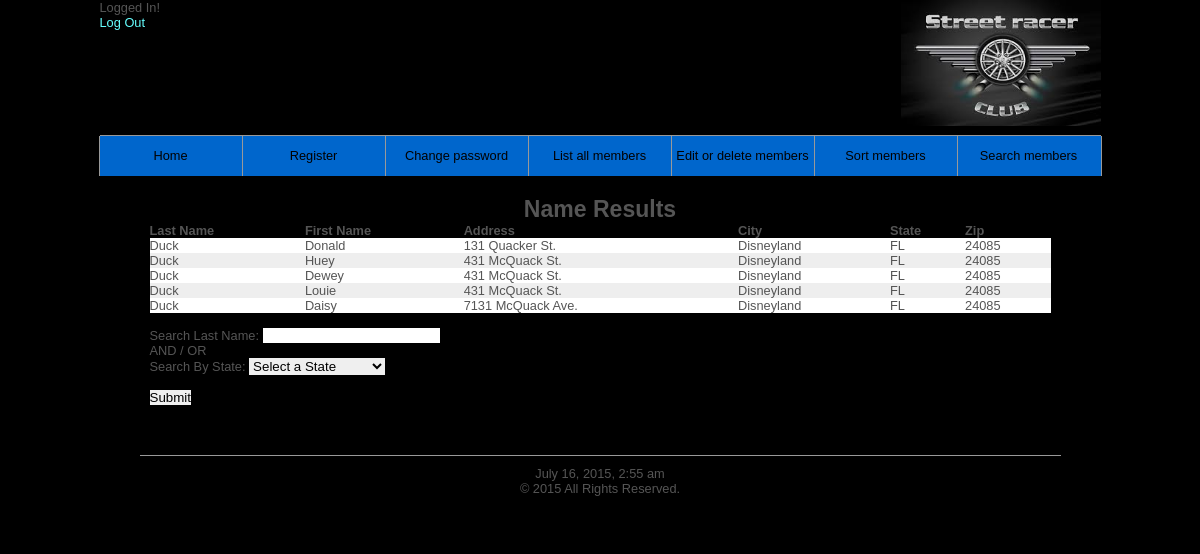
The page /view_userssearch.php?term=Duck on the database its author committed.
### tables this page shows
CREATE TABLE IF NOT EXISTS customers (
	custId int(11) NOT NULL AUTO_INCREMENT,
	firstname VARCHAR(20) NOT NULL,
	lastname VARCHAR(20) NOT NULL,
	username VARCHAR(20) NOT NULL,
	pass CHAR(40) NOT NULL,
	address VARCHAR(40) NOT NULL,
	city VARCHAR(30) NOT NULL,
	state VARCHAR(2) NOT NULL,
	zip VARCHAR(5) NOT NULL,
	PRIMARY KEY (custId)
);

### view_userssearch.php (the view, shortened to what this page needs)
<!DOCTYPE html>
<?php
    include('includes/loggedin.php');
if (!empty($_REQUEST['term'])&& empty($_REQUEST['stateSearch'])) {
$term = mysql_real_escape_string($_REQUEST['term']);
$sql = "SELECT * FROM customers WHERE lastname LIKE '%".$term."%'";
$r_query = mysqli_query($dbc,$sql);
    echo '<h1>Name Results</h1><table align="center" cellspacing="0" cellpadding="5" width="100%"><tr>';
    echo '<th>Last Name</th>
	    <th>First Name</th>
	    <th align="left">Address</th>
	    <th>City</th>
	    <th>State</th>
	    <th>Zip</th>
	</tr>';
    $bg = '#eeeeee';
    while ($row = mysqli_fetch_array($r_query, MYSQLI_ASSOC)) {
	    $bg = ($bg=='#eeeeee' ? '#ffffff' : '#eeeeee');
	    echo '<tr bgcolor="' . $bg . '">';
	    echo '<td align="left">' . $row['lastname'] . '</td>
		<td align="left">' . $row['firstname'] . '</td>
		<td align="left">' . $row['address'] . '</td>
		<td align="left">' . $row['city'] . '</td>
		<td align="left">' . $row['state'] . '</td>
		<td align="left">' . $row['zip'] . '</td>
	    </tr>';
    }
    echo '</table>';
}
?>
<br/>
<form action="" method="post">
Search Last Name: <input type="text" name="term" /><br />
AND / OR <br/>
Search By State:
                <select name="stateSearch">
                    <option value="">Select a State</option>
                </select>
 <br/><br/>
<input type="submit" value="Submit" />
</form>
<?php
include ('includes/footer.php');
?>

### includes/style.css (style rules this page uses)
* { border:0; margin:0; padding:0; }
body { background:#000000; color:#555; font:0.8em Arial, Helvetica, "bitstream vera sans", sans-serif; }
th { text-align:left; }
#content h1 { text-align:center; font-size:1.8em; padding:20px 0 0; }

### rows shown on the page
customers: lastname "Duck", firstname "Donald", address "131 Quacker St.", city "Disneyland", state "FL", zip "24085"
customers: lastname "Duck", firstname "Huey", address "431 McQuack St.", city "Disneyland", state "FL", zip "24085"
customers: lastname "Duck", firstname "Dewey", address "431 McQuack St.", city "Disneyland", state "FL", zip "24085"
customers: lastname "Duck", firstname "Louie", address "431 McQuack St.", city "Disneyland", state "FL", zip "24085"
customers: lastname "Duck", firstname "Daisy", address "7131 McQuack Ave.", city "Disneyland", state "FL", zip "24085"
